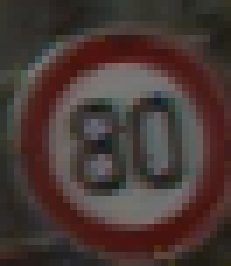
#> input picture train_recortadas/05/00013.ppm, 33 x 38 px, found by its file name (shown 7 times larger)
$ python unionprueba.py
#> lines starting #> are read from the running program, lines starting #| are printed output that depends on the picture
#Proyecto creado por Eva María Hoyo de la Cruz, TongTong Xu y Antonio Francisco Roldan Martín
#pip install opencv-contrib-python
import cv2
import numpy as np
import matplotlib.pyplot as plt
from random import random
from colorsys import hsv_to_rgb
import sys
from signalMask import *
from mejoradeimagen import *

imagen = cv2.imread("./test/00482.jpg", cv2.IMREAD_COLOR) #Las dos señales de stop juntas no se muestra
imagen = cv2.imread("./train/00013.ppm")  # Funciona prohibido ok bien ambas
#> imagen is the input picture: shape (38, 33, 3); mean B, G, R 53, 56.1, 72.3
imagen = cv2.imread("./train/00013.ppm")  # Funciona prohibido ok bien ambas
imagen = cv2.imread("./test/00507.jpg")  # Funciona peligro con cachito bien ambas
imagen = cv2.imread("./test/00548.jpg")  # Funciona stop 3  ambas
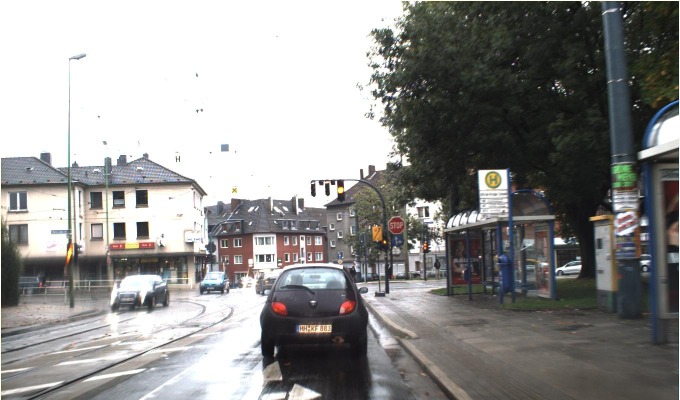
#> input picture test/00548.jpg, 1360 x 800 px (shown at 1/2 size)
#> imagen is the input picture: shape (800, 1360, 3); mean B, G, R 142.1, 143.6, 144
imagen = cv2.imread("./test/00446.jpg")  # Funciona prohibido ok 1 bien 1 mal ambas
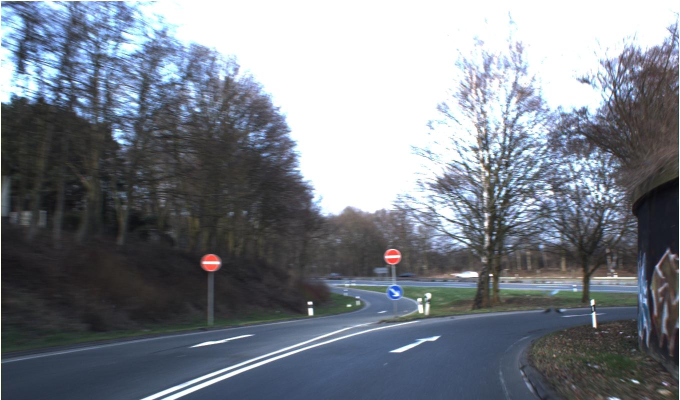
#> input picture test/00446.jpg, 1360 x 800 px (shown at 1/2 size)
#> imagen is the input picture: shape (800, 1360, 3); mean B, G, R 135.4, 126.8, 121
imagen = cv2.imread("./test/00428.jpg")  #


imagen = cv2.imread("./test/00434.jpg")  # Funciona ok es prohibido y pone peligro mal ambas
imagen = cv2.imread("./train/00023.ppm")  # peligro no coge peligro mal ambas
imagen = cv2.imread("./test/00481.jpg")  # Funciona peligro no ambas
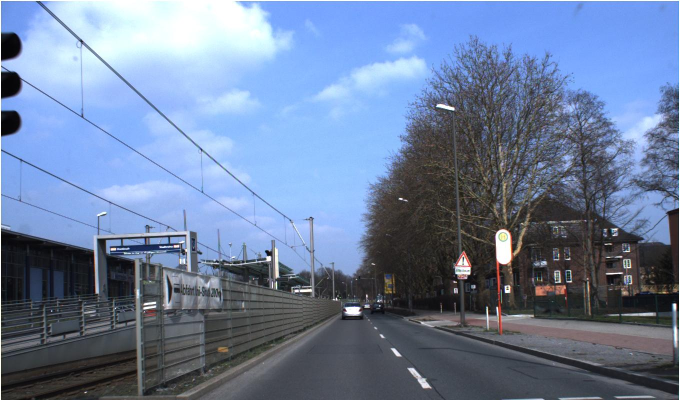
#> input picture test/00481.jpg, 1360 x 800 px (shown at 1/2 size)
#> imagen is the input picture: shape (800, 1360, 3); mean B, G, R 157.4, 127, 109
imagen = cv2.imread("./test/00431.jpg")  #
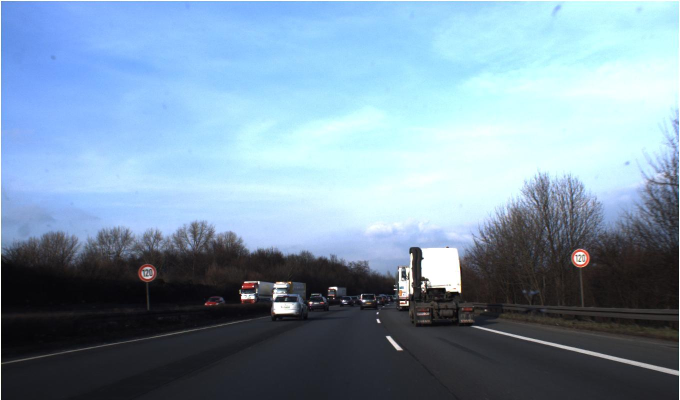
#> input picture test/00431.jpg, 1360 x 800 px (shown at 1/2 size)
#> imagen is the input picture: shape (800, 1360, 3); mean B, G, R 168.4, 149.1, 124.2
imagen = cv2.imread("./test/00434.jpg")  # Funciona prohibido mal ambos
imagen = cv2.imread("./test/00423.jpg")  #
imagen = cv2.imread("./train/00078.ppm")  # Funciona peligro
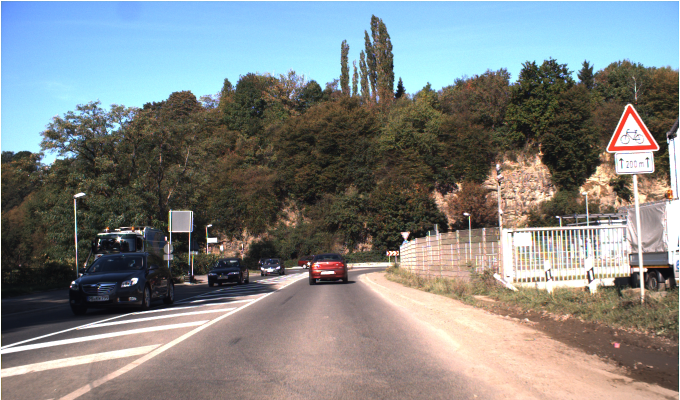
#> input picture train/00078.ppm, 1360 x 800 px (shown at 1/2 size)
#> imagen is the input picture: shape (800, 1360, 3); mean B, G, R 130.9, 132, 129.3

imagen = cv2.imread("./test/00411.jpg")  # bien rgb
imagen = cv2.imread("./test/00557.jpg")  # Funciona ceda y peligro bien en rgb ceda reconoce peligro en rgb
imagen = cv2.imread("./test/00411.jpg")  # Funciona prohibido ok bien rgb
imagen = cv2.imread("./test/00433.jpg")
imagen = cv2.imread("./test/00431.jpg")
imagen = cv2.imread("./20201003121440748.jpg")
imagen = cv2.imread("./train_10_ejemplos/00003.ppm")

'''
imagen = cv2.imread("./test/00409.jpg")  # No tiene señales
imagen = cv2.imread("./test/00407.jpg")  #no tiene señales
imagen = cv2.imread("./test/00429.jpg")  #no tiene naa
imagen = cv2.imread("./train_recortadas/21/00004.ppm")  # Falla las recortadas no pilla nada
imagen = cv2.imread("./test/00567.jpg")  # Funciona medio peligro y prohibido no saca nada
imagen = cv2.imread("./test/00455.jpg")  # Funciona medio peligro nada
imagen = cv2.imread("./train/00141.ppm")  #  no pilla nada
imagen = cv2.imread("./test/00575.jpg")  # pilla 4 vacias
imagen = cv2.imread("./test/00402.jpg")  #
imagen = cv2.imread("./test/00419.jpg")  #
imagen = cv2.imread("./test/00413.jpg")  #
imagen = cv2.imread("./test/00416.jpg")  #
imagen = cv2.imread("./test/00406.jpg")  # prohibido no pilla
imagen = cv2.imread("./test/00427.jpg")  #
imagen = cv2.imread("./test/00425.jpg")  #
imagen = cv2.imread("./test/00482.jpg")  # Funciona prohibido ok esta es la rectangular no la coge
imagen = cv2.imread("./test/00418.jpg")  # dos señales, no distingue a 15 si bien
imagen = cv2.imread("./test/00465.jpg")  # Funciona ceda lo pilla con 12 pero mal
'''

'''
imagen = cv2.imread("./test/00422.jpg")  #
imagen = cv2.imread("./test/00424.jpg")  #
imagen = cv2.imread("./test/00426.jpg")  #
imagen = cv2.imread("./test/00430.jpg")  #
imagen = cv2.imread("./test/00410.jpg")  #
imagen = cv2.imread("./test/00412.jpg")  #
imagen = cv2.imread("./test/00414.jpg")  #
imagen = cv2.imread("./test/00415.jpg")  #
imagen = cv2.imread("./test/00417.jpg")  #
imagen = cv2.imread("./test/00445.jpg")
imagen = cv2.imread("./test/00403.jpg")  # No funciona
imagen = cv2.imread("./test/00400.jpg")  # No funciona
imagen = cv2.imread("./test/00420.jpg")  # No funciona
imagen = cv2.imread("./test/00444.jpg")
imagen = cv2.imread("./test/00408.jpg")  #
imagen = cv2.imread("./test/00405.jpg")  #
imagen = cv2.imread("./test/00404.jpg")  #
imagen = cv2.imread("./test/00401.jpg")  #
imagen = cv2.imread("./test/00421.jpg")  #
'''


#> (the run stopped early here; a loop or call above may not have finished)
